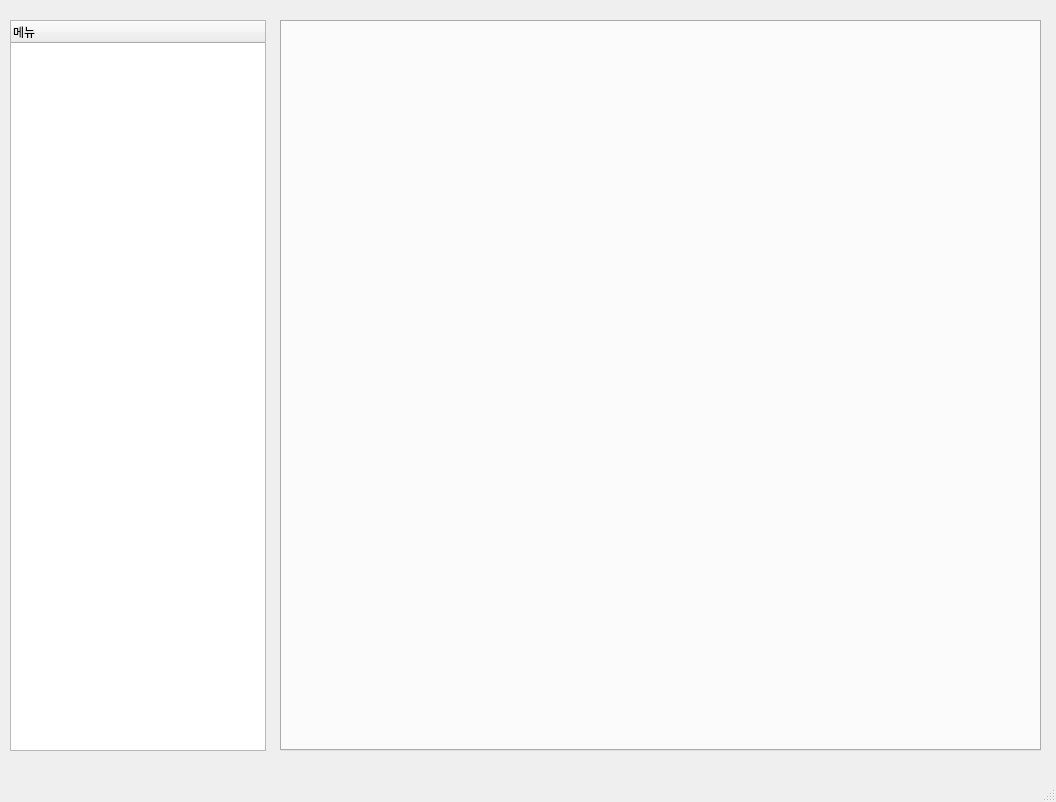
<?xml version="1.0" encoding="UTF-8"?>
<ui version="4.0">
 <class>MainWindow</class>
 <widget class="QMainWindow" name="MainWindow">
  <property name="geometry">
   <rect>
    <x>0</x>
    <y>0</y>
    <width>1056</width>
    <height>802</height>
   </rect>
  </property>
  <property name="windowTitle">
   <string>MainWindow</string>
  </property>
  <widget class="QWidget" name="centralwidget">
   <widget class="QTreeWidget" name="treeWidget">
    <property name="geometry">
     <rect>
      <x>10</x>
      <y>20</y>
      <width>256</width>
      <height>731</height>
     </rect>
    </property>
    <column>
     <property name="text">
      <string>메뉴</string>
     </property>
    </column>
   </widget>
   <widget class="QTabWidget" name="tabWidget">
    <property name="geometry">
     <rect>
      <x>280</x>
      <y>20</y>
      <width>761</width>
      <height>731</height>
     </rect>
    </property>
    <property name="currentIndex">
     <number>-1</number>
    </property>
   </widget>
  </widget>
  <widget class="QMenuBar" name="menubar">
   <property name="geometry">
    <rect>
     <x>0</x>
     <y>0</y>
     <width>1056</width>
     <height>21</height>
    </rect>
   </property>
  </widget>
  <widget class="QStatusBar" name="statusbar"/>
 </widget>
 <resources/>
 <connections/>
</ui>
